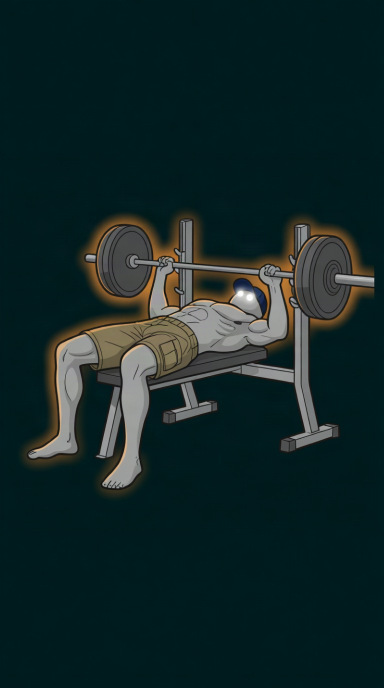
#> input picture images/blanket-moves-test/bench.jpg, 768 x 1376 px, found by its file name (shown at 1/2 size)
$ python place_on_gym.py ../images/blanket-moves-test/bench.jpg out.png
#> lines starting #> are read from the running program, lines starting #| are printed output that depends on the picture; after the words box and inside, x2 and y2 are one past the last pixel; in counts of white or black regions, pixels touching at a corner belong together
### scripts/compose_scenes.py
"""Compose character scenes from solo cut-outs on one procedural gym background (first used for r030).

    python scripts/compose_scenes.py --spec images/r030-scenes.json

The solo images are generated on a flat green key (images/queue/<job>.json); here the green
is keyed out and each character is placed on the same background with a soft floor shadow,
so faces, sizes and lighting stay identical from scene to scene.
Spec: {"out_dir", "size": [w, h], "scenes": {"s01": [{"src", "x", "scale", "floor"?, "lift"?, "flip"?}, ...]}}
x is the figure's centre as a fraction of the width; scale is output pixels per source pixel; floor
is where the feet stand (a fraction of the height; above 1 crops the legs for a close shot).
"""
from __future__ import annotations

import argparse
import json
from pathlib import Path

import numpy as np
from PIL import Image, ImageDraw, ImageFilter

ROOT = Path(__file__).resolve().parent.parent
FLOOR = 0.955  # feet line, as a fraction of the frame height


def background(w: int, h: int) -> Image.Image:
    """Dark petrol-teal gym: vignette, warm amber rim light, soft out-of-focus racks and plates."""
    y, x = np.mgrid[0:h, 0:w].astype(np.float32)
    base = np.array([14, 44, 46], np.float32)
    dist = np.sqrt(((x - w * 0.5) / w) ** 2 + ((y - h * 0.62) / h) ** 2)
    light = np.clip(1.25 - 1.5 * dist, 0.35, 1.2)[..., None]
    img = base * light
    floor = y > h * 0.74
    img[floor] *= 0.78
    amber = np.array([255, 170, 80], np.float32)
    for cx in (0.0, 1.0):
        d = np.sqrt(((x - w * cx) / w) ** 2 + ((y - h * 0.2) / h) ** 2)
        img += amber * (np.clip(0.42 - d, 0, None) ** 2)[..., None] * 0.9
    canvas = Image.fromarray(np.clip(img, 0, 255).astype(np.uint8))
    props = Image.new("RGBA", (w, h), (0, 0, 0, 0))
    d = ImageDraw.Draw(props)
    shade = (6, 22, 24, 200)
    for fx in (0.06, 0.94):  # two racks at the sides
        cx = int(w * fx)
        d.rectangle([cx - w * 0.012, h * 0.38, cx + w * 0.012, h * 0.75], fill=shade)
        d.rectangle([cx - w * 0.09, h * 0.47, cx + w * 0.09, h * 0.475], fill=shade)
        for py in (0.5, 0.6):
            r = w * 0.05
            d.ellipse([cx - r, h * py - r, cx + r, h * py + r], fill=shade)
    props = props.filter(ImageFilter.GaussianBlur(w * 0.012))
    canvas = Image.alpha_composite(canvas.convert("RGBA"), props)
    glow = Image.new("RGBA", (w, h), (0, 0, 0, 0))
    ImageDraw.Draw(glow).line([(0, h * 0.74), (w, h * 0.74)], fill=(255, 190, 110, 40), width=max(2, w // 300))
    return Image.alpha_composite(canvas, glow.filter(ImageFilter.GaussianBlur(3)))


# [24 lines left out: function cutout, not called in this run]


def place(canvas: Image.Image, figure: Image.Image, x: float, scale: float, floor: float = FLOOR,
          lift: float = 0.0, flip: bool = False, shadow: bool = True) -> None:
    """Draw a figure with its bottom at `floor` (minus `lift` for a jump) and its centre at x.

    scale is output pixels per source pixel, so a jumping pose keeps the size of a standing one.
    """
    w, h = canvas.size
    if flip:
        figure = figure.transpose(Image.FLIP_LEFT_RIGHT)
    tw, th = int(figure.width * scale), int(figure.height * scale)
    fig = figure.resize((tw, th), Image.LANCZOS)
    bottom = h * (floor - lift)
    left, top = int(w * x - tw / 2), int(bottom - th)
    if shadow and floor <= 1.0:
        layer = Image.new("RGBA", (w, h), (0, 0, 0, 0))
        sw = min(tw, 520 * scale) * (0.9 - 1.2 * lift)
        sh = 22 * scale
        ImageDraw.Draw(layer).ellipse([w * x - sw / 2, h * floor - sh, w * x + sw / 2, h * floor + sh],
                                      fill=(0, 0, 0, int(150 * (1 - 2 * lift))))
        canvas.alpha_composite(layer.filter(ImageFilter.GaussianBlur(14 * scale)))
    _paste_clipped(canvas, fig, left, top)


def _paste_clipped(canvas: Image.Image, fig: Image.Image, left: int, top: int) -> None:
    layer = Image.new("RGBA", canvas.size, (0, 0, 0, 0))
    layer.paste(fig, (left, top), fig)
    canvas.alpha_composite(layer)


# [20 lines left out: function main, not called in this run]


# [2 lines that do not run on import are left out]

### scripts/place_on_gym.py
"""Put a character picture made on a plain teal backdrop (Magnific) onto our procedural gym background.

    python scripts/place_on_gym.py SRC OUT [--width 0.9] [--floor 1.0]

The cut-out is looser than compose_scenes.cutout (Magnific backdrops are lighter teal); background pixels are
removed only where connected to the border, so the figure stays whole.
"""
from __future__ import annotations

import argparse
import sys
from pathlib import Path

import numpy as np
from PIL import Image, ImageFilter
from scipy import ndimage

ROOT = Path(__file__).resolve().parent.parent
sys.path.insert(0, str(ROOT / "scripts"))
from compose_scenes import background, place  # noqa: E402


def cut(path: Path, bright: float = 160) -> Image.Image:
#> called with bright = 160
    rgb = np.asarray(Image.open(path).convert("RGB")).astype(np.float32)
    r, g, b = rgb[..., 0], rgb[..., 1], rgb[..., 2]
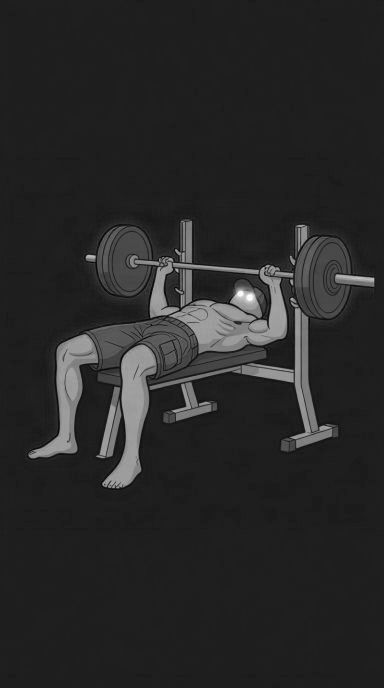
#> b: shape (1376, 768) float32 (shown at 1/2 size); min 0, max 255, mean 39.9
    teal = (np.minimum(g, b) - r > 8) & ((r + g + b) / 3 < bright) & (g >= b - 14)
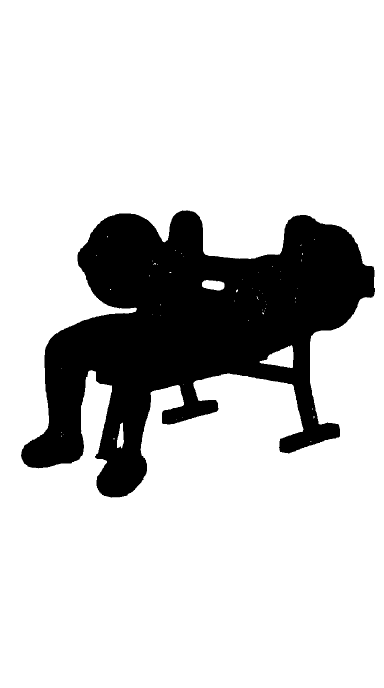
#> teal: shape (1376, 768) bool (shown at 1/2 size); 80.9% white; 1 black region, box (x1, y1, x2, y2) and area: (42, 421, 750, 995) 202180
    lab, _ = ndimage.label(teal)
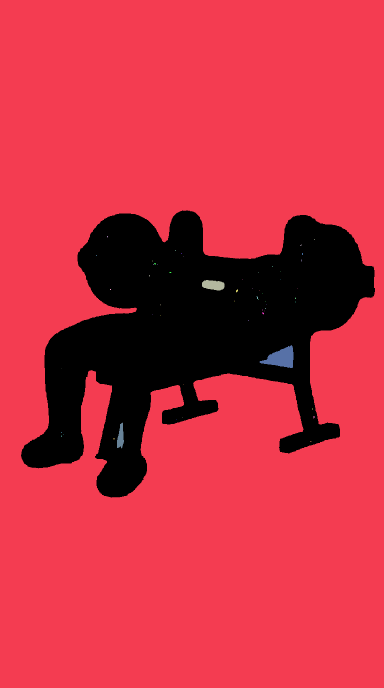
#> lab: shape (1376, 768) int32 (shown at 1/2 size); 58 distinct labels, from 0 to 57; one colour per label, 0 black
    border = np.unique(np.concatenate([lab[0], lab[-1], lab[:, 0], lab[:, -1]]))
#> border = [1]
    bg = np.isin(lab, border[border > 0])
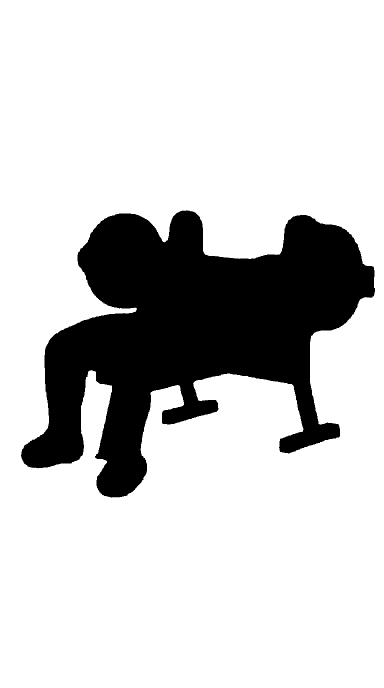
#> bg: shape (1376, 768) bool (shown at 1/2 size); 80.6% white; 1 black region, box (x1, y1, x2, y2) and area: (42, 421, 750, 995) 205292
    fg = ndimage.binary_opening(ndimage.binary_fill_holes(~bg), iterations=1)
#> fg: shape (1376, 768) bool; 19.4% white; 1 white region, box (x1, y1, x2, y2) and area: (42, 421, 750, 995) 205259
    lab, n = ndimage.label(fg)
#> n = 1
    if n > 1:
        sizes = ndimage.sum(fg, lab, range(1, n + 1))
        fg = lab == (1 + int(np.argmax(sizes)))
    alpha = Image.fromarray(fg.astype(np.uint8) * 255).filter(ImageFilter.GaussianBlur(0.8))
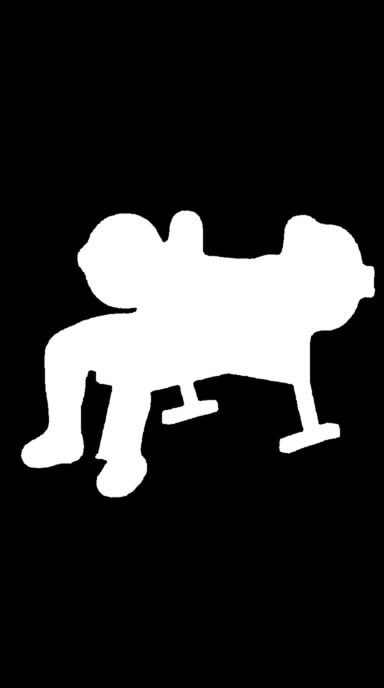
#> alpha: PIL image 768x1376 L (shown at 1/2 size); min 0, max 255, mean 49.5
    im = Image.fromarray(rgb.astype(np.uint8)).convert("RGBA")
    im.putalpha(alpha)
    return im.crop(Image.fromarray(fg.astype(np.uint8) * 255).getbbox())
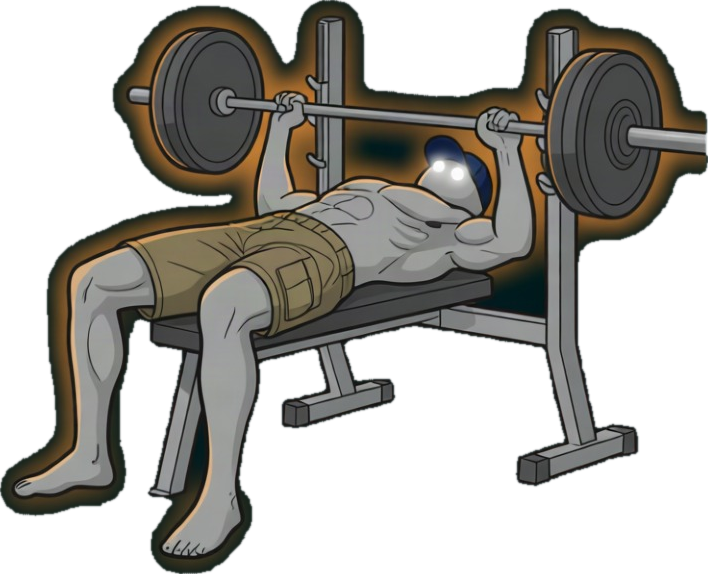
#> returned value: PIL image 708x574 RGBA; mean R, G, B, A 48.9, 59.4, 55.6, 128.8; transparent parts drawn white


def main() -> int:
    ap = argparse.ArgumentParser()
    ap.add_argument("src"); ap.add_argument("out")
    ap.add_argument("--width", type=float, default=0.9, help="figure width as a fraction of the frame")
    ap.add_argument("--floor", type=float, default=1.0)
    a = ap.parse_args()
    fig = cut(ROOT / a.src)
    canvas = background(1080, 1920)
#> in background, `props = Image.new("RGBA", (w, h), (0, 0, 0, 0))`: props: PIL image 1080x1920 RGBA; every value is 0
    place(canvas, fig, 0.5, 1080 * a.width / fig.width, floor=a.floor, shadow=False)
#> in _paste_clipped, `canvas.alpha_composite(layer)`:
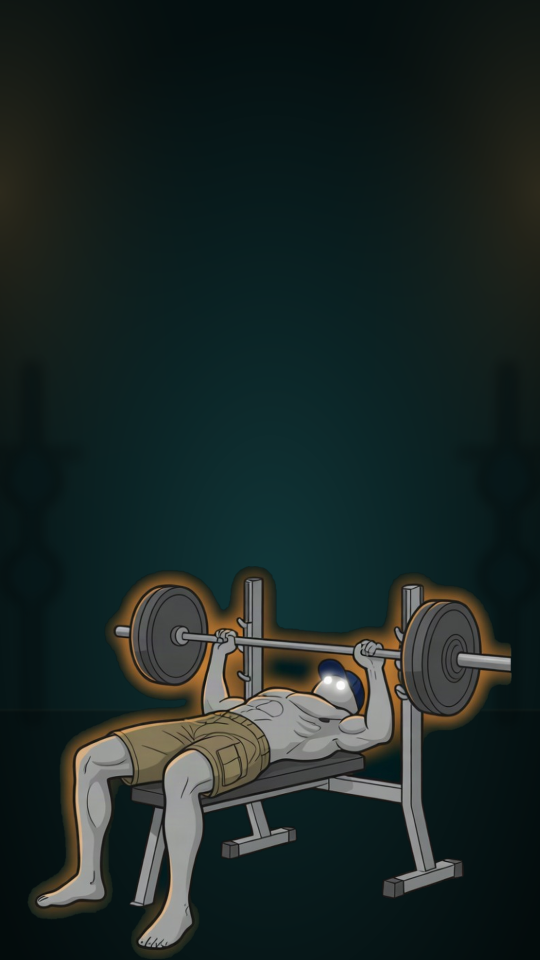
#> canvas: PIL image 1080x1920 RGBA (shown at 1/2 size); mean R, G, B, A 27.5, 39.9, 37.8, 255
    out = ROOT / a.out
    out.parent.mkdir(parents=True, exist_ok=True)
    canvas.convert("RGB").save(out, quality=93)
    print(out)
    return 0


if __name__ == "__main__":
    raise SystemExit(main())
#> (the program exits here)
